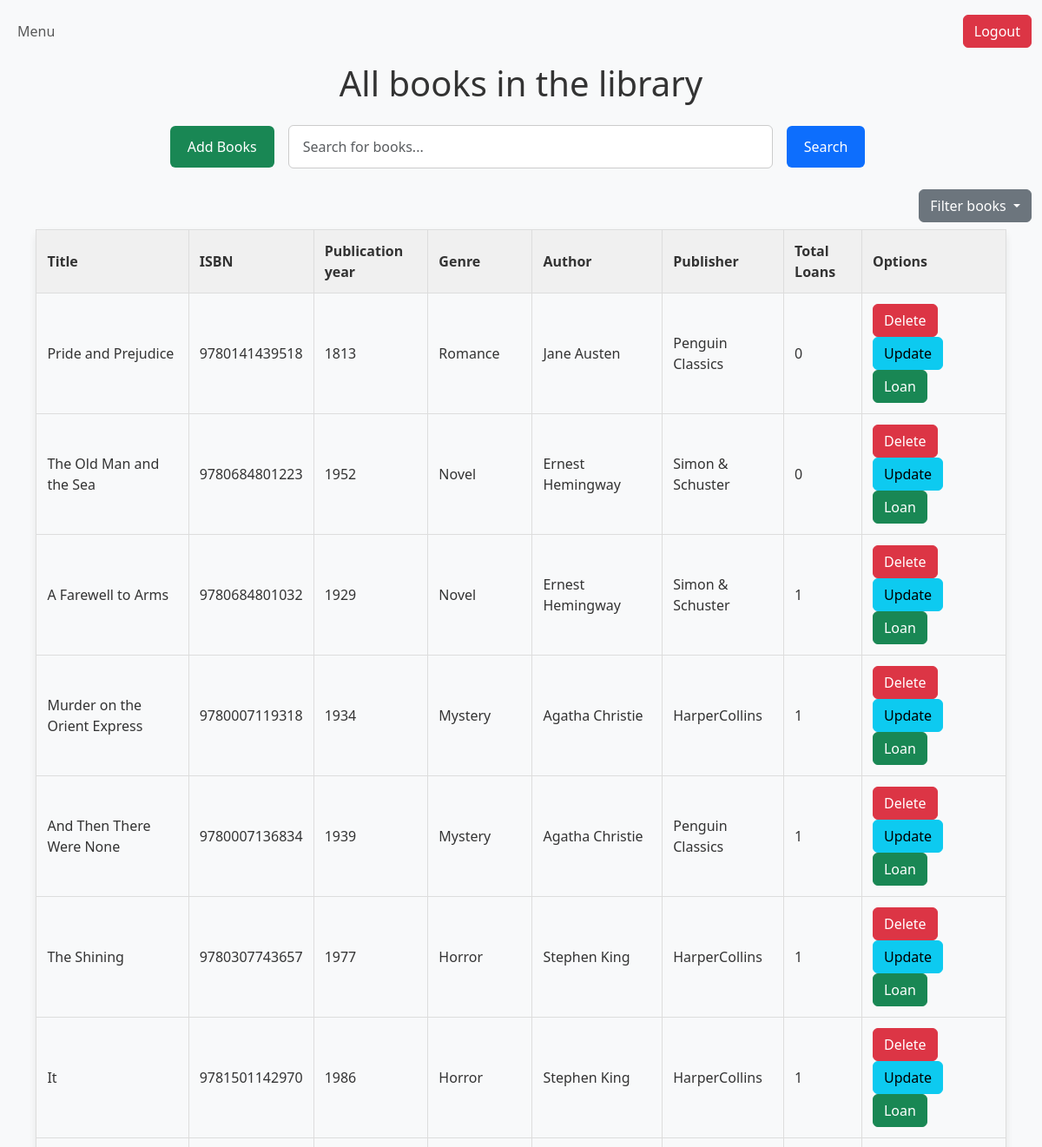
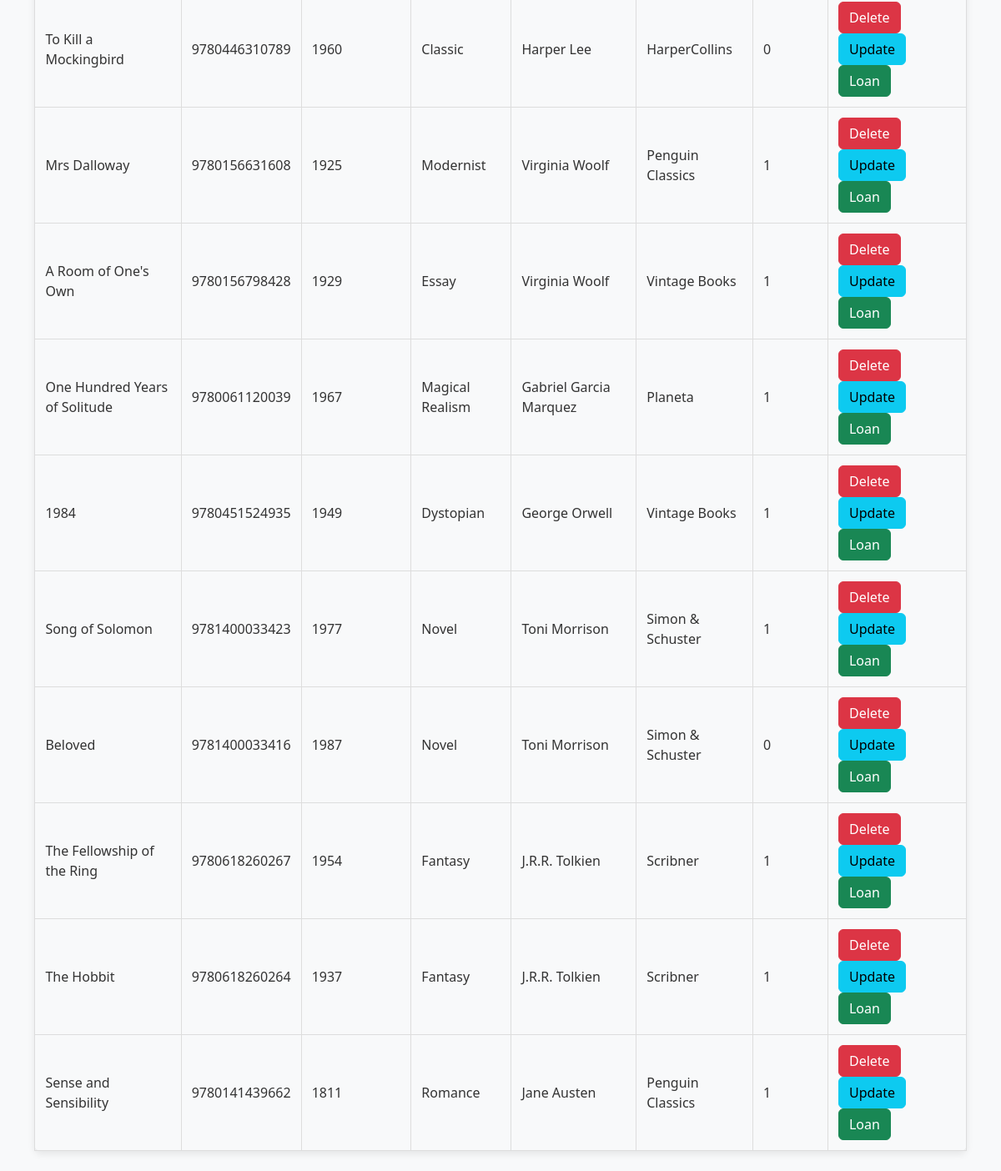
/books, run on the app's committed database (2 pictures, top to bottom).
### models.py (models this page shows, shortened)
class Book(db.Model):
    id = db.Column(db.Integer,primary_key=True)
    title = db.Column(db.String(255),nullable=False,index=True)
    isbn = db.Column(db.String(20),unique=True)
    publication_year = db.Column(db.Integer,index=True)
    genre = db.Column(db.String(50),index=True)
    author_id = db.Column(db.Integer,db.ForeignKey('author.id'),nullable=False,index=True)
    publisher_id = db.Column(db.Integer,db.ForeignKey('publisher.id'),nullable=False,index=True)
    loans = db.relationship('Loan',backref='book',lazy=True)

class Author(db.Model):
    id = db.Column(db.Integer,primary_key=True)
    name = db.Column(db.String(255),nullable=False,index=True)
    birth_date = db.Column(db.Date)
    biography = db.Column(db.Text)
    books = db.relationship('Book',backref='author',lazy=True)

class Publisher(db.Model):
    id = db.Column(db.Integer,primary_key=True)
    name = db.Column(db.String(255),nullable=False,index=True)
    address = db.Column(db.Text)
    books = db.relationship('Book',backref='publisher',lazy=True)

### app.py (the view)
@app.route("/books",methods=['GET'])
def books():
    search_query = request.args.get('search_query','').strip()
    filter_option = request.args.get('filter', 'all')
    books = get_filtered_books(search_query,filter_option)
    return render_template("books.html",books=books)

### app.py (called while the page is built, shortened)
def get_filtered_books(search_query,filter_option):
    query = db.session.query(Book,func.count(Loan.id)
                             .label('loan_count')).join(Author).join(Publisher)\
        .outerjoin(Loan,Loan.book_id == Book.id).group_by(Book.id)
    filter_options = {
        'filter_by_title': Book.title,
        "filter_by_title_desc": desc(Book.title),
        "filter_by_year": Book.publication_year,
        "filter_by_year_desc": desc(Book.publication_year),
        "filter_by_popularity": desc("loan_count"),
        "filter_by_popularity_desc": "loan_count"
    }
    if filter_option in filter_options:
        query = query.order_by(filter_options[filter_option])
    return query.all()

### templates/books.html (shortened to what this page needs)
{% extends 'base.html' %}
{% block content %}
<div class="position-relative">
<nav class="navbar navbar-expand-lg navbar-light bg-light">
    <div class="container-fluid">
       <ul class="navbar-nav me-auto mb-2 mb-lg-0">
         <li class="nav-item">
           <a href="{{ url_for('menu') }}" class="nav-link"> Menu</a>
          </li>
       </ul>
       <ul class="navbar-nav ms-auto mb-2 mb-lg-0">
        <li class="nav-item">
            <a href="/" class="btn btn-danger">
                 Logout
            </a>
        </li>
      </ul>
    </div>
</nav>
</div>
<h1 align="center">All books in the library</h1>
<div class="container-fluid mt-4">
    <div class="container my-4">
    <form method="GET" action="{{ url_for('books') }}" class="d-flex justify-content-center search-form">
        <a href="{{ url_for('add_books') }}" class="btn btn-success">Add Books</a>
        <input type="text"
               name="search_query"
               class="form-control w-50 me-2"
               placeholder="Search for books..."
                value="{{ request.args.get('search_query','') }}"
        >
        <button type="submit" class="btn btn-primary">Search</button>
    </form>
</div>
    <div class="d-flex justify-content-end mb-2">
        <div class="dropdown">
            <button class="btn btn-secondary dropdown-toggle"
                    type="button"
                    id="filterDropdown"
                    data-bs-toggle="dropdown"
                    aria-expanded="false">
                Filter books
            </button>
        </div>
    </div>
     <table  class="mb-4">
        <thead>
            <tr>
                <th>Title</th>
                <th>ISBN</th>
                <th>Publication year</th>
                <th>Genre</th>
                <th>Author</th>
                <th>Publisher</th>
                <th>Total Loans</th>
                <th>Options</th>
            </tr>
        </thead>
        <tbody>
        {% for book,loan_count in books %}
            <tr>
                <td>{{ book.title }}</td>
                <td>{{ book.isbn }}</td>
                <td>{{ book.publication_year }}</td>
                <td>{{ book.genre }}</td>
                <td><a href="/authors?search_query={{ book.author.name }}">{{ book.author.name }}</a></td>
                <td><a href="/publishers?search_query={{ book.publisher.name }}">{{ book.publisher.name }}</a></td>
                <td>{{ loan_count }}</td>
                <td>
                    <form action="{{ url_for('delete_book',book_id=book.id) }}"
                          method="POST"
                          style="all:unset;display:inline"
                    >
                        <button type="submit" class="btn btn-danger">Delete</button>
                    </form>
                    <form action="{{ url_for('update_book',book_id=book.id) }}"
                          method="GET"
                          style="all:unset;display:inline"
                    >
                        <button type="submit" class="btn btn-info">Update</button>
                    </form>
                    <form action="{{ url_for('loan_book',book_id=book.id) }}"
                          method="GET"
                          style="all:unset;display:inline"
                    >
                        <button type="submit" class="btn btn-success">Loan</button>
                    </form>
                </td>
            </tr>
        {% endfor %}
        </tbody>
    </table>
</div>
{% endblock %}

### templates/base.html (shortened to what this page needs)
<!DOCTYPE html>
<html lang="en">
<head>
    <link href="https://cdn.jsdelivr.net/npm/bootstrap@5.3.0-alpha3/dist/css/bootstrap.min.css" rel="stylesheet">
    <link rel="stylesheet" href="{{ url_for('static', filename='style.css') }}">
</head>
<body>
{% block content %}
{% endblock %}
</body>
</html>

### static/style.css (style rules this page uses)
body { background-color: #f8f9fa; color: #333; }
table { width: 95%; margin-left: auto; margin-right: auto; border-collapse: collapse; border-spacing: 0; box-shadow: 0 4px 8px rgba(0,0,0,0.08); border-radius: 8px; }
th, td { border: 1px solid #ddd; padding: 12px; text-align: left; }
th { background-color: #f0f0f0; font-weight: bold; color: #333; }
td a { text-decoration: none; color: #333; }
form { max-width: 700px; margin: 30px auto; padding: 30px; border: 1px solid #ddd; border-radius: 10px; background-color: #f9f9f9; box-shadow: 0 4px 8px rgba(0,0,0,0.08); }
.form-control { padding:12px; border: 1px solid #ddd; border-radius: 6px; width: calc(100% - 24px); font-size: 1rem; color: #333; }
input[type="text"], input[type="number"] , select { padding: 12px; border: 1px solid #ddd; border-radius: 6px; width: calc(100% - 24px); font-size: 1rem; color: #333; }
.navbar { padding: 1rem 0; }
.search-form { max-width: none; margin: 0; padding: 0; border: none; border-radius: 0; background-color: transparent; box-shadow: none; display: flex; align-items: center; }
.search-form input { padding: 12px 16px; border: 1px solid #ccc; border-radius: 6px; width: auto; font-size: 1rem; color: #333; transition: border-color 0.3s ease; box-shadow: none; }
.search-form .btn { color: white; padding: 12px 20px; border: none; border-radius: 6px; font-size: 1rem; cursor: pointer; margin-left: 8px; margin-right: 16px; box-shadow: none; transition: background-color 0.3s ease; }

### data on the page
Book: title "Pride and Prejudice", isbn "9780141439518", publication_year "1813", genre "Romance", author.name "Jane Austen", publisher.name "Penguin Classics", loan_count "0"
Book: title "The Old Man and the Sea", isbn "9780684801223", publication_year "1952", genre "Novel", author.name "Ernest Hemingway", publisher.name "Simon & Schuster", loan_count "0"
Book: title "A Farewell to Arms", isbn "9780684801032", publication_year "1929", genre "Novel", author.name "Ernest Hemingway", publisher.name "Simon & Schuster", loan_count "1"
Book: title "Murder on the Orient Express", isbn "9780007119318", publication_year "1934", genre "Mystery", author.name "Agatha Christie", publisher.name "HarperCollins", publisher "1"
Book: title "And Then There Were None", isbn "9780007136834", publication_year "1939", genre "Mystery", author.name "Agatha Christie", publisher.name "Penguin Classics", loan_count "1"
Book: title "The Shining", isbn "9780307743657", publication_year "1977", genre "Horror", author.name "Stephen King", publisher.name "HarperCollins", publisher "1"
Book: title "It", isbn "9781501142970", publication_year "1986", genre "Horror", author.name "Stephen King", publisher.name "HarperCollins", publisher "1"
Book: title "To Kill a Mockingbird", isbn "9780446310789", publication_year "1960", genre "Classic", author.name "Harper Lee", publisher.name "HarperCollins", loan_count "0"
Book: title "Mrs Dalloway", isbn "9780156631608", publication_year "1925", genre "Modernist", author.name "Virginia Woolf", publisher.name "Penguin Classics", loan_count "1"
Book: title "A Room of One's Own", isbn "9780156798428", publication_year "1929", genre "Essay", author.name "Virginia Woolf", publisher.name "Vintage Books", loan_count "1"
Book: title "One Hundred Years of Solitude", isbn "9780061120039", publication_year "1967", genre "Magical Realism", author.name "Gabriel Garcia Marquez", publisher.name "Planeta", loan_count "1"
Book: title "1984", isbn "9780451524935", publication_year "1949", genre "Dystopian", author.name "George Orwell", publisher.name "Vintage Books", loan_count "1"
Book: title "Song of Solomon", isbn "9781400033423", publication_year "1977", genre "Novel", author.name "Toni Morrison", publisher.name "Simon & Schuster", loan_count "1"
Book: title "Beloved", isbn "9781400033416", publication_year "1987", genre "Novel", author.name "Toni Morrison", publisher.name "Simon & Schuster", loan_count "0"
Book: title "The Fellowship of the Ring", isbn "9780618260267", publication_year "1954", genre "Fantasy", author.name "J.R.R. Tolkien", publisher.name "Scribner", loan_count "1"
Book: title "The Hobbit", isbn "9780618260264", publication_year "1937", genre "Fantasy", author.name "J.R.R. Tolkien", publisher.name "Scribner", loan_count "1"
Book: title "Sense and Sensibility", isbn "9780141439662", publication_year "1811", genre "Romance", author.name "Jane Austen", publisher.name "Penguin Classics", author "1"
